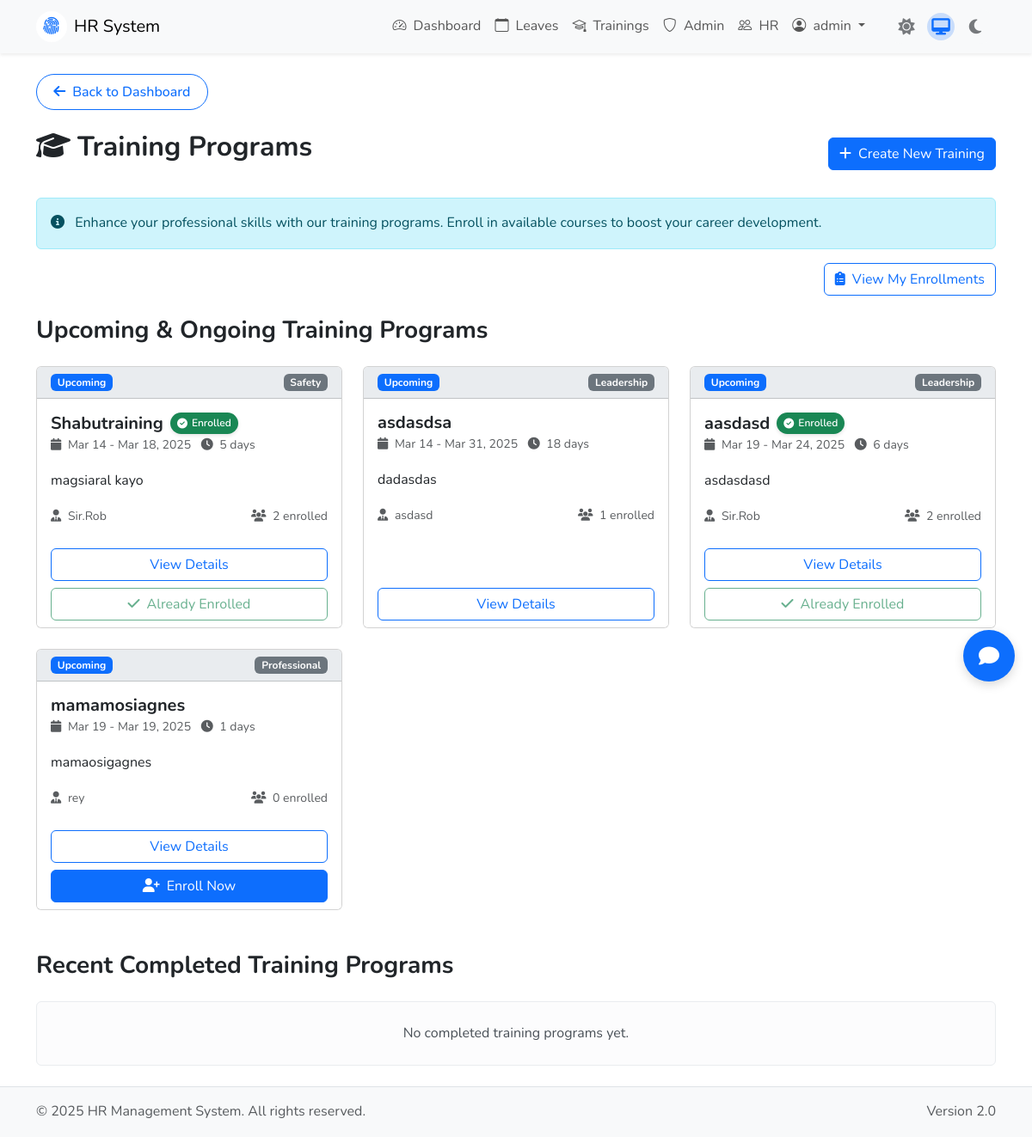
/trainings (signed in), run on the app's committed database.
### models.py (models this page shows, shortened)
class User(UserMixin, db.Model):
    id = db.Column(db.Integer, primary_key=True)
    username = db.Column(db.String(80), unique=True, nullable=False)
    email = db.Column(db.String(120), unique=True, nullable=False)
    password_hash = db.Column(db.String(200), nullable=False)
    department = db.Column(db.String(100), nullable=False)
    role = db.Column(db.String(20), nullable=False, default='employee')  # 'employee', 'hr', 'admin'
    def is_admin(self):
        return self.role == 'admin'
    def is_hr(self):
        return self.role == 'hr'

class TrainingProgram(db.Model):
    id = db.Column(db.Integer, primary_key=True)
    title = db.Column(db.String(100), nullable=False)
    description = db.Column(db.Text)
    instructor = db.Column(db.String(100))
    start_date = db.Column(db.Date, nullable=False)
    end_date = db.Column(db.Date, nullable=False)
    location = db.Column(db.String(100))
    max_participants = db.Column(db.Integer, default=0)  # 0 means unlimited
    category = db.Column(db.String(50), nullable=False)  # technical, soft-skills, compliance, etc.
    status = db.Column(db.String(20), default='upcoming')  # upcoming, in-progress, completed, cancelled
    created_by = db.Column(db.Integer, db.ForeignKey('user.id'), nullable=False)
    created_at = db.Column(db.DateTime, default=datetime.utcnow)
    updated_at = db.Column(db.DateTime, default=datetime.utcnow, onupdate=datetime.utcnow)
    creator = db.relationship('User', foreign_keys=[created_by], backref=db.backref('created_trainings', lazy='dynamic'))
    enrollments = db.relationship('TrainingEnrollment', back_populates='training', cascade='all, delete-orphan')
    @property
    def duration_days(self):
        if self.start_date and self.end_date:
            return (self.end_date - self.start_date).days + 1
        return 0
    @property
    def enrolled_count(self):
        return TrainingEnrollment.query.filter_by(training_id=self.id).count()
    @property
    def is_full(self):
        if self.max_participants == 0:  # Unlimited participants
            return False
        return self.enrolled_count >= self.max_participants
    @property
    def status_badge_color(self):
        if self.status == 'upcoming':
            return 'bg-primary'
        elif self.status == 'in-progress':
            return 'bg-warning'
        elif self.status == 'completed':
            return 'bg-success'
        else:  # cancelled
            return 'bg-danger'
    @property
    def is_upcoming(self):
        today = datetime.now().date()
        return self.start_date > today

### app.py (the view)
@app.route('/trainings')
@login_required
def trainings():
    active_trainings = TrainingProgram.query.filter(
        TrainingProgram.status.in_(['upcoming', 'in-progress'])
    ).order_by(TrainingProgram.start_date).all()
    completed_trainings = TrainingProgram.query.filter_by(
        status='completed'
    ).order_by(TrainingProgram.end_date.desc()).limit(5).all()
    user_enrollments = {
        e.training_id: e for e in TrainingEnrollment.query.filter_by(employee_id=current_user.id).all()
    }
    return render_template('trainings/index.html',
                          active_trainings=active_trainings,
                          completed_trainings=completed_trainings,
                          user_enrollments=user_enrollments)

### app.py (called while the page is built)
@login_manager.user_loader
def load_user(user_id):
    return User.query.get(int(user_id))

@app.context_processor
def utility_processor():
    def get_profile_image_url(profile_image, width=300, height=300, version=None):
        if not profile_image or profile_image == 'default-profile':
            return url_for('static', filename='img/default-profile.png')
        return get_optimized_url(profile_image, width, height, version=version)
    now = datetime.now()
    return dict(get_profile_image_url=get_profile_image_url, now=now)

### templates/trainings/index.html (shortened to what this page needs)
{% extends "base.html" %}
{% block content %}
{% include 'components/back_button.html' %}
<div class="d-flex justify-content-between align-items-center mb-4">
    <h2><i class="fas fa-graduation-cap me-2"></i>Training Programs</h2>
    {% if current_user.is_hr() or current_user.is_admin() %}
    <a href="{{ url_for('new_training') }}" class="btn btn-primary">
        <i class="fas fa-plus me-2"></i>Create New Training
    </a>
    {% endif %}
</div>
<div class="alert alert-info">
    <i class="fas fa-info-circle me-2"></i>
    Enhance your professional skills with our training programs. Enroll in available courses to boost your career development.
</div>
<div class="text-end mb-4">
    <a href="{{ url_for('my_enrollments') }}" class="btn btn-outline-primary">
        <i class="fas fa-clipboard-list me-2"></i>View My Enrollments
    </a>
</div>
<h3 class="mb-4">Upcoming & Ongoing Training Programs</h3>
{% if active_trainings %}
<div class="row row-cols-1 row-cols-md-2 row-cols-xl-3 g-4 mb-5">
    {% for training in active_trainings %}
    <div class="col">
        <div class="card training-card h-100">
            <div class="card-header bg-body-secondary d-flex justify-content-between align-items-center">
                <span class="badge {{ training.status_badge_color }} me-2">{{ training.status.title() }}</span>
                <span class="badge bg-secondary">{{ training.category.replace('_', ' ').title() }}</span>
            </div>
            <div class="card-body">
                <div class="training-title-container">
                    <h5 class="card-title mb-0">{{ training.title }}</h5>
                    {% if training.id in user_enrollments %}
                    <span class="enrollment-badge bg-success text-white">
                        <i class="fas fa-check-circle"></i>
                        <span>Enrolled</span>
                    </span>
                    {% endif %}
                </div>
                <p class="card-text text-body-secondary mb-3">
                    <small>
                        <i class="fas fa-calendar me-1"></i>
                        {{ training.start_date.strftime('%b %d') }} - {{ training.end_date.strftime('%b %d, %Y') }}
                        <span class="ms-2">
                            <i class="fas fa-clock me-1"></i> {{ training.duration_days }} days
                        </span>
                    </small>
                </p>
                <p class="card-text">{{ training.description|truncate(100) }}</p>
                <div class="d-flex justify-content-between mt-3">
                    <div>
                        <small class="text-body-secondary">
                            <i class="fas fa-user-tie me-1"></i> {{ training.instructor }}
                        </small>
                    </div>
                    <div>
                        <small class="text-body-secondary">
                            <i class="fas fa-users me-1"></i>
                            {% if training.max_participants > 0 %}
                                {{ training.enrolled_count }}/{{ training.max_participants }}
                            {% else %}
                                {{ training.enrolled_count }} enrolled
                            {% endif %}
                        </small>
                    </div>
                </div>
            </div>
            <div class="card-footer bg-body border-0">
                <div class="d-grid gap-2">
                    <a href="{{ url_for('view_training', training_id=training.id) }}" class="btn btn-outline-primary">
                        View Details
                    </a>
                    {% if training.id in user_enrollments %}
                        <button class="btn btn-outline-success" disabled>
                            <i class="fas fa-check me-2"></i>Already Enrolled
                        </button>
                    {% elif not training.is_full and training.status != 'cancelled' and training.is_upcoming %}
                        <a href="{{ url_for('enroll_training', training_id=training.id) }}" class="btn btn-primary">
                            <i class="fas fa-user-plus me-2"></i>Enroll Now
                        </a>
                    {% elif training.is_full %}
                        <button class="btn btn-secondary" disabled>
                            <i class="fas fa-ban me-2"></i>Full
                        </button>
                    {% endif %}
                </div>
            </div>
        </div>
    </div>
    {% endfor %}
</div>
{% endif %}
<h3 class="mb-4">Recent Completed Training Programs</h3>
{% if completed_trainings %}
<div class="table-responsive">
    <table class="table">
        <thead class="table-light">
            <tr>
                <th>Title</th>
                <th>Category</th>
                <th>Date</th>
                <th>Duration</th>
                <th>Participants</th>
                <th></th>
            </tr>
        </thead>
        <tbody>
            {% for training in completed_trainings %}
            <tr>
                <td>{{ training.title }}</td>
                <td><span class="badge bg-secondary">{{ training.category.replace('_', ' ').title() }}</span></td>
                <td>{{ training.start_date.strftime('%b %d') }} - {{ training.end_date.strftime('%b %d, %Y') }}</td>
                <td>{{ training.duration_days }} days</td>
                <td>{{ training.enrolled_count }}</td>
                <td>
                    <a href="{{ url_for('view_training', training_id=training.id) }}" class="btn btn-sm btn-outline-primary">
                        Details
                    </a>
                </td>
            </tr>
            {% endfor %}
        </tbody>
    </table>
</div>
{% else %}
<div class="alert alert-light text-center py-4">
    <p class="mb-0">No completed training programs yet.</p>
</div>
{% endif %}
{% endblock %}

### templates/base.html (shortened to what this page needs)
<!DOCTYPE html>
<html lang="en">
<head>
    <link href="https://cdn.jsdelivr.net/npm/bootstrap@5.3.0/dist/css/bootstrap.min.css" rel="stylesheet">
    <link rel="stylesheet" href="https://cdn.jsdelivr.net/npm/bootstrap-icons@1.10.0/font/bootstrap-icons.css">
    <link rel="stylesheet" href="https://cdnjs.cloudflare.com/ajax/libs/font-awesome/6.4.0/css/all.min.css">
    <link rel="stylesheet" href="{{ url_for('static', filename='css/ui-kit.css') }}">
    <link rel="stylesheet" href="{{ url_for('static', filename='css/theme-toggle.css') }}">
</head>
<body>
    <nav class="navbar navbar-expand-lg navbar-light bg-body-tertiary sticky-top shadow-sm">
        <div class="container">
            <a class="navbar-brand d-flex align-items-center" href="{{ url_for('index') }}">
                <div class="brand-icon me-2 d-flex align-items-center justify-content-center bg-white rounded-circle" style="width:36px;height:36px;">
                    <i class="bi bi-fingerprint text-primary" style="font-size:1.3rem;"></i>
                </div>
                <span>HR System</span>
            </a>
            <div class="collapse navbar-collapse" id="navbarNav">
                <ul class="navbar-nav ms-auto">
                    {% if current_user.is_authenticated %}
                    <li class="nav-item">
                        <a class="nav-link" href="{{ url_for('dashboard') }}">
                            <i class="bi bi-speedometer2 me-1"></i> Dashboard
                        </a>
                    </li>
                    <li class="nav-item">
                        <a class="nav-link" href="{{ url_for('leaves') }}">
                            <i class="bi bi-calendar me-1"></i> Leaves
                        </a>
                    </li>
                    <li class="nav-item">
                        <a class="nav-link" href="{{ url_for('trainings') }}">
                            <i class="bi bi-mortarboard me-1"></i> Trainings
                        </a>
                    </li>
                    {% if current_user.is_admin() %}
                    <li class="nav-item">
                        <a class="nav-link" href="{{ url_for('admin_dashboard') }}">
                            <i class="bi bi-shield me-1"></i> Admin
                        </a>
                    </li>
                    {% endif %}
                    {% if current_user.is_hr() or current_user.is_admin() %}
                    <li class="nav-item">
                        <a class="nav-link" href="{{ url_for('hr_dashboard') }}">
                            <i class="bi bi-people me-1"></i> HR
                        </a>
                    </li>
                    {% endif %}
                    <li class="nav-item dropdown">
                        <a class="nav-link dropdown-toggle" href="#" role="button" data-bs-toggle="dropdown">
                            <i class="bi bi-person-circle me-1"></i> {{ current_user.username }}
                        </a>
                    </li>
                    {% endif %}
                </ul>
                {% include 'components/theme_toggle.html' %}
            </div>
        </div>
    </nav>
    <div class="container my-4">
        <div id="content-wrapper">
            {% block content %}{% endblock %}
        </div>
    </div>
    <footer class="footer mt-auto py-3 bg-body-tertiary border-top">
        <div class="container">
            <div class="row">
                <div class="col-md-6 text-center text-md-start">
                    <span class="text-body-secondary">© 2025 HR Management System. All rights reserved.</span>
                </div>
                <div class="col-md-6 text-center text-md-end">
                    <span class="text-body-secondary">Version 2.0</span>
                </div>
            </div>
        </div>
    </footer>
    {% if current_user.is_authenticated %}
    {% include 'components/chatbot.html' %}
    {% endif %}
    <link rel="stylesheet" href="{{ url_for('static', filename='css/chatbot.css') }}">
</body>
</html>

### static/css/ui-kit.css (style rules this page uses)
:root { --hr-primary: #4e73df; --hr-primary-hover: #2e59d9; --hr-success: #1cc88a; --hr-info: #36b9cc; --hr-warning: #f6c23e; --hr-danger: #e74a3b; --hr-secondary: #858796; --hr-light: #f8f9fc; --hr-dark: #5a5c69; --hr-space-xs: 0.25rem; --hr-space-sm: 0.5rem; --hr-space-md: 1rem; --hr-space-lg: 1.5rem; --hr-space-xl: 2rem; --hr-space-xxl: 3rem; --hr-font-family: 'Nunito', -apple-system, BlinkMacSystemFont, "Segoe UI", Roboto, "Helvetica Neue", Arial, sans-serif; --hr-body-font-size: 1rem; --hr-border-radius-sm: 0.25rem; --hr-border-radius: 0.35rem; --hr-border-radius-lg: 0.5rem; --hr-border-radius-xl: 1rem; }
body { font-family: var(--hr-font-family); font-size: var(--hr-body-font-size); line-height: 1.6; }
h1, h2, h3, h4, h5, h6 { font-weight: 700; line-height: 1.2; margin-bottom: var(--hr-space-md); }

### static/css/theme-toggle.css (style rules this page uses)
html { transition: background-color 0.3s ease, color 0.3s ease; }
body { transition: background-color 0.3s ease, color 0.3s ease; }
.card, .navbar, .btn, .form-control, .form-select, .modal, .table, .input-group-text, .dropdown-menu, .alert, .badge { transition: all 0.3s ease; }

### templates/trainings/index.html (style rules this page uses)
.training-card { transition: all 0.3s ease; }
.training-title-container { display: flex; align-items: center; flex-wrap: wrap; gap: 8px; }
.enrollment-badge { display: inline-flex; align-items: center; gap: 5px; padding: 3px 8px; border-radius: 15px; font-size: 0.75rem; font-weight: 600; vertical-align: middle; box-shadow: 0 2px 4px rgba(0,0,0,0.1); }

### data on the page
User: username "admin"
TrainingProgram: status "Upcoming", category.replace "Safety", title "Shabutraining", shows "Enrolled", start_date "Mar 14", end_date "Mar 18, 2025", duration_days "5", description "magsiaral kayo", instructor "Sir.Rob", enrolled_count "2", shows "Already Enrolled"
TrainingProgram: status "Upcoming", category.replace "Leadership", title "asdasdsa", start_date "Mar 14", end_date "Mar 31, 2025", duration_days "18", description "dadasdas", instructor "asdasd", enrolled_count "1"
TrainingProgram: status "Upcoming", category.replace "Leadership", title "aasdasd", shows "Enrolled", start_date "Mar 19", end_date "Mar 24, 2025", duration_days "6", description "asdasdasd", instructor "Sir.Rob", enrolled_count "2", shows "Already Enrolled"
TrainingProgram: status "Upcoming", category.replace "Professional", title "mamamosiagnes", start_date "Mar 19", end_date "Mar 19, 2025", duration_days "1", description "mamaosigagnes", instructor "rey", enrolled_count "0"

### other printed values
{{ text|default('Back to Dashboard') }} "Back to Dashboard"
